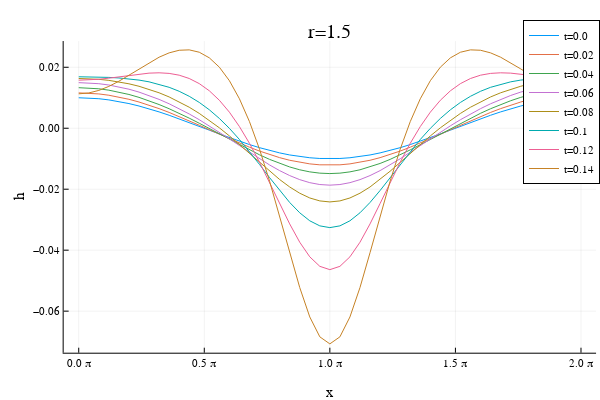
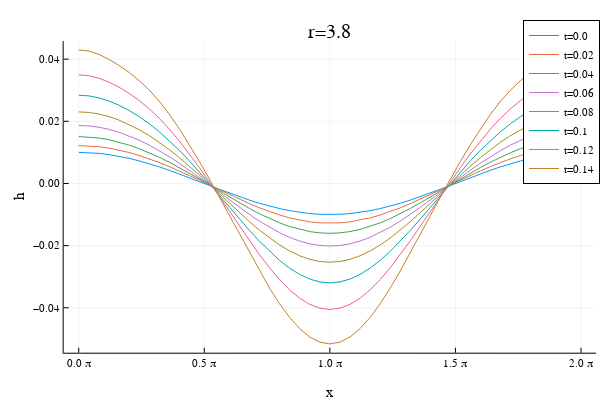
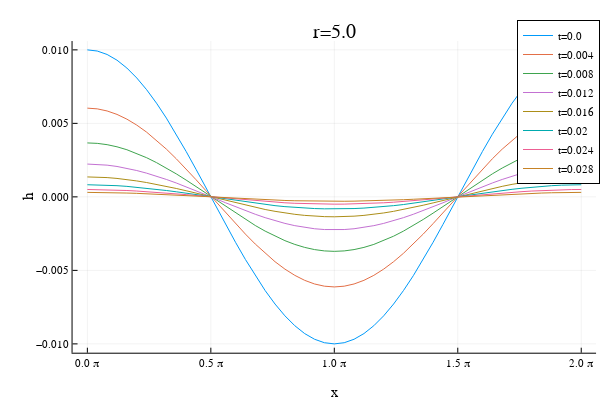

The notebook cell saved with these charts, in order:
### Code cell
plotly()
x = range(0,2π,length=N+1)
for r in rs
    p = plot(size = (600, 400), title="r=$r")
    t = ts[r]
    h = hs[r]
    for i in range(1,stop=M,step=floor(Int,M/7))
        plot!(p, x, [h[:,i];h[1,i]] ,label="t=$(t[i])")
    end
    xlabel!(p,"x")
    ylabel!(p,"h")
    idxs = Vector(0:0.5:2)
    xticks!(p,(π * idxs,string.(idxs).* " π"))
    display(p)
    # savefig(p,"../img/surface_snapshot(r=$r).pdf")
end
